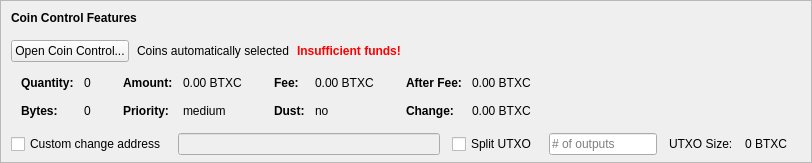
    <widget class="QFrame" name="frameCoinControl">
     <property name="sizePolicy">
      <sizepolicy hsizetype="Expanding" vsizetype="Expanding">
       <horstretch>0</horstretch>
       <verstretch>0</verstretch>
      </sizepolicy>
     </property>
     <property name="maximumSize">
      <size>
       <width>16777215</width>
       <height>16777215</height>
      </size>
     </property>
     <property name="frameShape">
      <enum>QFrame::StyledPanel</enum>
     </property>
     <property name="frameShadow">
      <enum>QFrame::Sunken</enum>
     </property>
     <layout class="QVBoxLayout" name="verticalLayoutCoinControl2">
      <property name="spacing">
       <number>0</number>
      </property>
      <property name="leftMargin">
       <number>0</number>
      </property>
      <property name="topMargin">
       <number>0</number>
      </property>
      <property name="rightMargin">
       <number>0</number>
      </property>
      <property name="bottomMargin">
       <number>6</number>
      </property>
      <item>
       <layout class="QVBoxLayout" name="verticalLayoutCoinControl" stretch="0,0,0,0,1">
        <property name="spacing">
         <number>0</number>
        </property>
        <property name="leftMargin">
         <number>10</number>
        </property>
        <property name="topMargin">
         <number>10</number>
        </property>
        <item>
         <layout class="QHBoxLayout" name="horizontalLayoutCoinControl1">
          <property name="bottomMargin">
           <number>15</number>
          </property>
          <item>
           <widget class="QLabel" name="labelCoinControlFeatures">
            <property name="sizePolicy">
             <sizepolicy hsizetype="Preferred" vsizetype="Maximum">
              <horstretch>0</horstretch>
              <verstretch>0</verstretch>
             </sizepolicy>
            </property>
            <property name="font">
             <font>
              <weight>75</weight>
              <bold>true</bold>
             </font>
            </property>
            <property name="styleSheet">
             <string notr="true">font-weight:bold;</string>
            </property>
            <property name="text">
             <string>Coin Control Features</string>
            </property>
           </widget>
          </item>
         </layout>
        </item>
        <item>
         <layout class="QHBoxLayout" name="horizontalLayoutCoinControl2" stretch="0,0,0,0">
          <property name="spacing">
           <number>8</number>
          </property>
          <property name="bottomMargin">
           <number>10</number>
          </property>
          <item>
           <widget class="QPushButton" name="pushButtonCoinControl">
            <property name="styleSheet">
             <string notr="true"/>
            </property>
            <property name="text">
             <string>Open Coin Control...</string>
            </property>
            <property name="autoDefault">
             <bool>false</bool>
            </property>
           </widget>
          </item>
          <item>
           <widget class="QLabel" name="labelCoinControlAutomaticallySelected">
            <property name="text">
             <string>Coins automatically selected</string>
            </property>
            <property name="margin">
             <number>5</number>
            </property>
           </widget>
          </item>
          <item>
           <widget class="QLabel" name="labelCoinControlInsuffFunds">
            <property name="font">
             <font>
              <weight>75</weight>
              <bold>true</bold>
             </font>
            </property>
            <property name="styleSheet">
             <string notr="true">color:red;font-weight:bold;</string>
            </property>
            <property name="text">
             <string>Insufficient funds!</string>
            </property>
            <property name="margin">
             <number>5</number>
            </property>
           </widget>
          </item>
          <item>
           <spacer name="horizontalSpacerCoinControl">
            <property name="orientation">
             <enum>Qt::Horizontal</enum>
            </property>
            <property name="sizeHint" stdset="0">
             <size>
              <width>40</width>
              <height>1</height>
             </size>
            </property>
           </spacer>
          </item>
         </layout>
        </item>
        <item>
         <widget class="QWidget" name="widgetCoinControl" native="true">
          <property name="sizePolicy">
           <sizepolicy hsizetype="Preferred" vsizetype="Preferred">
            <horstretch>0</horstretch>
            <verstretch>0</verstretch>
           </sizepolicy>
          </property>
          <property name="minimumSize">
           <size>
            <width>0</width>
            <height>0</height>
           </size>
          </property>
          <property name="styleSheet">
           <string notr="true"/>
          </property>
          <layout class="QHBoxLayout" name="horizontalLayoutCoinControl5">
           <property name="leftMargin">
            <number>0</number>
           </property>
           <property name="topMargin">
            <number>0</number>
           </property>
           <property name="rightMargin">
            <number>0</number>
           </property>
           <property name="bottomMargin">
            <number>0</number>
           </property>
           <item>
            <layout class="QHBoxLayout" name="horizontalLayoutCoinControl3" stretch="0,0,0,1">
             <property name="spacing">
              <number>20</number>
             </property>
             <property name="topMargin">
              <number>0</number>
             </property>
             <property name="bottomMargin">
              <number>10</number>
             </property>
             <item>
              <layout class="QFormLayout" name="formLayoutCoinControl1">
               <property name="horizontalSpacing">
                <number>10</number>
               </property>
               <property name="verticalSpacing">
                <number>14</number>
               </property>
               <property name="leftMargin">
                <number>10</number>
               </property>
               <property name="topMargin">
                <number>4</number>
               </property>
               <property name="rightMargin">
                <number>6</number>
               </property>
               <item row="0" column="0">
                <widget class="QLabel" name="labelCoinControlQuantityText">
                 <property name="font">
                  <font>
                   <weight>75</weight>
                   <bold>true</bold>
                  </font>
                 </property>
                 <property name="text">
                  <string>Quantity:</string>
                 </property>
                 <property name="margin">
                  <number>0</number>
                 </property>
                </widget>
               </item>
               <item row="0" column="1">
                <widget class="QLabel" name="labelCoinControlQuantity">
                 <property name="cursor">
                  <cursorShape>IBeamCursor</cursorShape>
                 </property>
                 <property name="contextMenuPolicy">
                  <enum>Qt::ActionsContextMenu</enum>
                 </property>
                 <property name="text">
                  <string notr="true">0</string>
                 </property>
                 <property name="margin">
                  <number>0</number>
                 </property>
                 <property name="textInteractionFlags">
                  <set>Qt::LinksAccessibleByMouse|Qt::TextSelectableByKeyboard|Qt::TextSelectableByMouse</set>
                 </property>
                </widget>
               </item>
               <item row="1" column="0">
                <widget class="QLabel" name="labelCoinControlBytesText">
                 <property name="font">
                  <font>
                   <weight>75</weight>
                   <bold>true</bold>
                  </font>
                 </property>
                 <property name="text">
                  <string>Bytes:</string>
                 </property>
                </widget>
               </item>
               <item row="1" column="1">
                <widget class="QLabel" name="labelCoinControlBytes">
                 <property name="cursor">
                  <cursorShape>IBeamCursor</cursorShape>
                 </property>
                 <property name="contextMenuPolicy">
                  <enum>Qt::ActionsContextMenu</enum>
                 </property>
                 <property name="text">
                  <string notr="true">0</string>
                 </property>
                 <property name="textInteractionFlags">
                  <set>Qt::LinksAccessibleByMouse|Qt::TextSelectableByKeyboard|Qt::TextSelectableByMouse</set>
                 </property>
                </widget>
               </item>
              </layout>
             </item>
             <item>
              <layout class="QFormLayout" name="formLayoutCoinControl2">
               <property name="horizontalSpacing">
                <number>10</number>
               </property>
               <property name="verticalSpacing">
                <number>14</number>
               </property>
               <property name="leftMargin">
                <number>6</number>
               </property>
               <property name="topMargin">
                <number>4</number>
               </property>
               <property name="rightMargin">
                <number>6</number>
               </property>
               <item row="0" column="0">
                <widget class="QLabel" name="labelCoinControlAmountText">
                 <property name="font">
                  <font>
                   <weight>75</weight>
                   <bold>true</bold>
                  </font>
                 </property>
                 <property name="text">
                  <string>Amount:</string>
                 </property>
                 <property name="margin">
                  <number>0</number>
                 </property>
                </widget>
               </item>
               <item row="0" column="1">
                <widget class="QLabel" name="labelCoinControlAmount">
                 <property name="cursor">
                  <cursorShape>IBeamCursor</cursorShape>
                 </property>
                 <property name="contextMenuPolicy">
                  <enum>Qt::ActionsContextMenu</enum>
                 </property>
                 <property name="text">
                  <string notr="true">0.00 BTXC</string>
                 </property>
                 <property name="textInteractionFlags">
                  <set>Qt::LinksAccessibleByMouse|Qt::TextSelectableByKeyboard|Qt::TextSelectableByMouse</set>
                 </property>
                </widget>
               </item>
               <item row="1" column="0">
                <widget class="QLabel" name="labelCoinControlPriorityText">
                 <property name="font">
                  <font>
                   <weight>75</weight>
                   <bold>true</bold>
                  </font>
                 </property>
                 <property name="text">
                  <string>Priority:</string>
                 </property>
                </widget>
               </item>
               <item row="1" column="1">
                <widget class="QLabel" name="labelCoinControlPriority">
                 <property name="cursor">
                  <cursorShape>IBeamCursor</cursorShape>
                 </property>
                 <property name="contextMenuPolicy">
                  <enum>Qt::ActionsContextMenu</enum>
                 </property>
                 <property name="text">
                  <string>medium</string>
                 </property>
                 <property name="textInteractionFlags">
                  <set>Qt::LinksAccessibleByMouse|Qt::TextSelectableByKeyboard|Qt::TextSelectableByMouse</set>
                 </property>
                </widget>
               </item>
              </layout>
             </item>
             <item>
              <layout class="QFormLayout" name="formLayoutCoinControl3">
               <property name="horizontalSpacing">
                <number>10</number>
               </property>
               <property name="verticalSpacing">
                <number>14</number>
               </property>
               <property name="leftMargin">
                <number>6</number>
               </property>
               <property name="topMargin">
                <number>4</number>
               </property>
               <property name="rightMargin">
                <number>6</number>
               </property>
               <item row="0" column="0">
                <widget class="QLabel" name="labelCoinControlFeeText">
                 <property name="font">
                  <font>
                   <weight>75</weight>
                   <bold>true</bold>
                  </font>
                 </property>
                 <property name="text">
                  <string>Fee:</string>
                 </property>
                 <property name="margin">
                  <number>0</number>
                 </property>
                </widget>
               </item>
               <item row="0" column="1">
                <widget class="QLabel" name="labelCoinControlFee">
                 <property name="cursor">
                  <cursorShape>IBeamCursor</cursorShape>
                 </property>
                 <property name="contextMenuPolicy">
                  <enum>Qt::ActionsContextMenu</enum>
                 </property>
                 <property name="text">
                  <string notr="true">0.00 BTXC</string>
                 </property>
                 <property name="textInteractionFlags">
                  <set>Qt::LinksAccessibleByMouse|Qt::TextSelectableByKeyboard|Qt::TextSelectableByMouse</set>
                 </property>
                </widget>
               </item>
               <item row="1" column="0">
                <widget class="QLabel" name="labelCoinControlLowOutputText">
                 <property name="font">
                  <font>
                   <weight>75</weight>
                   <bold>true</bold>
                  </font>
                 </property>
                 <property name="text">
                  <string>Dust:</string>
                 </property>
                </widget>
               </item>
               <item row="1" column="1">
                <widget class="QLabel" name="labelCoinControlLowOutput">
                 <property name="cursor">
                  <cursorShape>IBeamCursor</cursorShape>
                 </property>
                 <property name="contextMenuPolicy">
                  <enum>Qt::ActionsContextMenu</enum>
                 </property>
                 <property name="text">
                  <string>no</string>
                 </property>
                 <property name="textInteractionFlags">
                  <set>Qt::LinksAccessibleByMouse|Qt::TextSelectableByKeyboard|Qt::TextSelectableByMouse</set>
                 </property>
                </widget>
               </item>
              </layout>
             </item>
             <item>
              <layout class="QFormLayout" name="formLayoutCoinControl4">
               <property name="horizontalSpacing">
                <number>10</number>
               </property>
               <property name="verticalSpacing">
                <number>14</number>
               </property>
               <property name="leftMargin">
                <number>6</number>
               </property>
               <property name="topMargin">
                <number>4</number>
               </property>
               <property name="rightMargin">
                <number>6</number>
               </property>
               <item row="0" column="0">
                <widget class="QLabel" name="labelCoinControlAfterFeeText">
                 <property name="font">
                  <font>
                   <weight>75</weight>
                   <bold>true</bold>
                  </font>
                 </property>
                 <property name="text">
                  <string>After Fee:</string>
                 </property>
                 <property name="margin">
                  <number>0</number>
                 </property>
                </widget>
               </item>
               <item row="0" column="1">
                <widget class="QLabel" name="labelCoinControlAfterFee">
                 <property name="cursor">
                  <cursorShape>IBeamCursor</cursorShape>
                 </property>
                 <property name="contextMenuPolicy">
                  <enum>Qt::ActionsContextMenu</enum>
                 </property>
                 <property name="text">
                  <string notr="true">0.00 BTXC</string>
                 </property>
                 <property name="textInteractionFlags">
                  <set>Qt::LinksAccessibleByMouse|Qt::TextSelectableByKeyboard|Qt::TextSelectableByMouse</set>
                 </property>
                </widget>
               </item>
               <item row="1" column="0">
                <widget class="QLabel" name="labelCoinControlChangeText">
                 <property name="font">
                  <font>
                   <weight>75</weight>
                   <bold>true</bold>
                  </font>
                 </property>
                 <property name="text">
                  <string>Change:</string>
                 </property>
                </widget>
               </item>
               <item row="1" column="1">
                <widget class="QLabel" name="labelCoinControlChange">
                 <property name="cursor">
                  <cursorShape>IBeamCursor</cursorShape>
                 </property>
                 <property name="contextMenuPolicy">
                  <enum>Qt::ActionsContextMenu</enum>
                 </property>
                 <property name="text">
                  <string notr="true">0.00 BTXC</string>
                 </property>
                 <property name="textInteractionFlags">
                  <set>Qt::LinksAccessibleByMouse|Qt::TextSelectableByKeyboard|Qt::TextSelectableByMouse</set>
                 </property>
                </widget>
               </item>
              </layout>
             </item>
            </layout>
           </item>
          </layout>
         </widget>
        </item>
        <item>
         <layout class="QHBoxLayout" name="horizontalLayoutCoinControl4" stretch="0,0,0,0,0,0,0">
          <property name="spacing">
           <number>12</number>
          </property>
          <property name="sizeConstraint">
           <enum>QLayout::SetDefaultConstraint</enum>
          </property>
          <property name="topMargin">
           <number>5</number>
          </property>
          <property name="rightMargin">
           <number>5</number>
          </property>
          <item>
           <widget class="QCheckBox" name="checkBoxCoinControlChange">
            <property name="toolTip">
             <string>If this is activated, but the change address is empty or invalid, change will be sent to a newly generated address.</string>
            </property>
            <property name="text">
             <string>Custom change address</string>
            </property>
           </widget>
          </item>
          <item>
           <widget class="QValidatedLineEdit" name="lineEditCoinControlChange">
            <property name="enabled">
             <bool>false</bool>
            </property>
            <property name="sizePolicy">
             <sizepolicy hsizetype="Expanding" vsizetype="Fixed">
              <horstretch>0</horstretch>
              <verstretch>0</verstretch>
             </sizepolicy>
            </property>
           </widget>
          </item>
          <item>
           <widget class="QCheckBox" name="splitBlockCheckBox">
            <property name="text">
             <string>Split UTXO</string>
            </property>
           </widget>
          </item>
          <item>
           <widget class="QLineEdit" name="splitBlockLineEdit">
            <property name="sizePolicy">
             <sizepolicy hsizetype="Fixed" vsizetype="Fixed">
              <horstretch>50</horstretch>
              <verstretch>0</verstretch>
             </sizepolicy>
            </property>
            <property name="placeholderText">
             <string># of outputs</string>
            </property>
           </widget>
          </item>
          <item>
           <widget class="QLabel" name="labelBlockSizeText">
            <property name="text">
             <string>UTXO Size:</string>
            </property>
           </widget>
          </item>
          <item>
           <widget class="QLabel" name="labelBlockSize">
            <property name="text">
             <string>0 BTXC</string>
            </property>
           </widget>
          </item>
          <item>
           <widget class="QLabel" name="labelCoinControlChangeLabel">
            <property name="sizePolicy">
             <sizepolicy hsizetype="Preferred" vsizetype="Expanding">
              <horstretch>0</horstretch>
              <verstretch>0</verstretch>
             </sizepolicy>
            </property>
            <property name="minimumSize">
             <size>
              <width>0</width>
              <height>0</height>
             </size>
            </property>
            <property name="text">
             <string/>
            </property>
            <property name="margin">
             <number>3</number>
            </property>
           </widget>
          </item>
         </layout>
        </item>
        <item>
         <spacer name="verticalSpacerCoinControl">
          <property name="orientation">
           <enum>Qt::Vertical</enum>
          </property>
          <property name="sizeHint" stdset="0">
           <size>
            <width>800</width>
            <height>1</height>
           </size>
          </property>
         </spacer>
        </item>
       </layout>
      </item>
     </layout>
    </widget>
